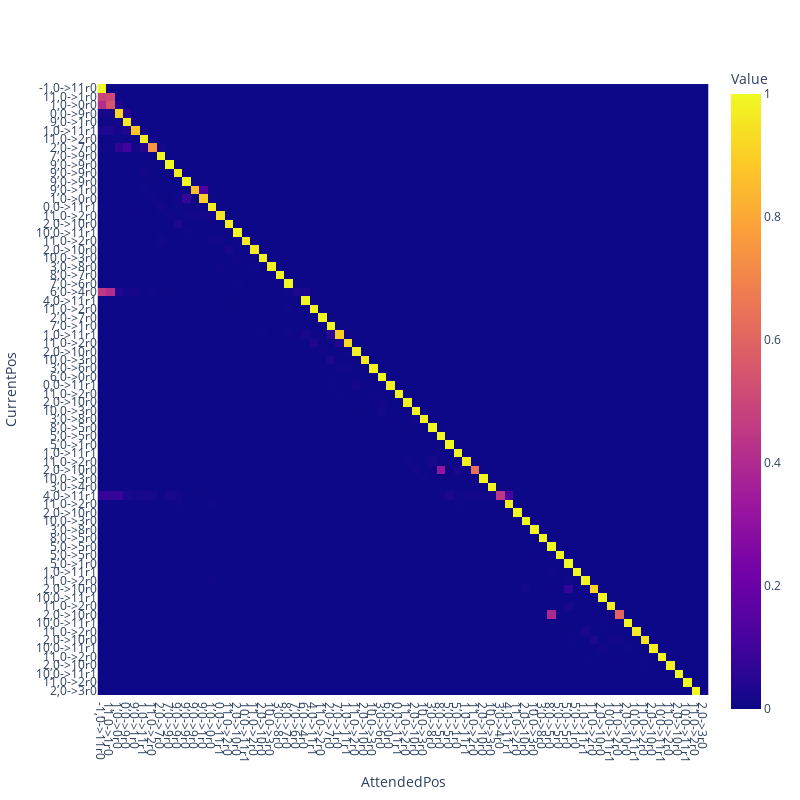

The code cell stored with this chart in its notebook:
### Code cell
display_head(cache, labels, 1, 2, 3)

### Figure 1 — Plotly figure (JSON) as saved in the notebook; plotly's stock layout.template omitted (floating-point values rounded to 4 significant figures; data arrays with more than 128 entries replaced by an {"elided": "..."} marker saying what was removed)
{"data": [{"coloraxis": "coloraxis", "hovertemplate": "AttendedPos: %{x}<br>CurrentPos: %{y}<br>Value: %{z}<extra></extra>", "name": "0", "type": "heatmap", "xaxis": "x", "yaxis": "y", "z": {"elided": "72x72 float values"}}], "layout": {"coloraxis": {"colorbar": {"title": {"text": "Value"}}, "colorscale": [[0, "#0d0887"], [0.1111, "#46039f"], [0.2222, "#7201a8"], [0.3333, "#9c179e"], [0.4444, "#bd3786"], [0.5556, "#d8576b"], [0.6667, "#ed7953"], [0.7778, "#fb9f3a"], [0.8889, "#fdca26"], [1, "#f0f921"]]}, "height": 800, "margin": {"t": 60}, "width": 800, "xaxis": {"anchor": "y", "constrain": "domain", "domain": [0, 1], "scaleanchor": "y", "tickmode": "array", "ticktext": {"elided": "240 str values"}, "tickvals": {"elided": "240 int values"}, "title": {"text": "AttendedPos"}}, "yaxis": {"anchor": "x", "autorange": "reversed", "constrain": "domain", "domain": [0, 1], "tickmode": "array", "ticktext": {"elided": "240 str values"}, "tickvals": {"elided": "240 int values"}, "title": {"text": "CurrentPos"}}}}
